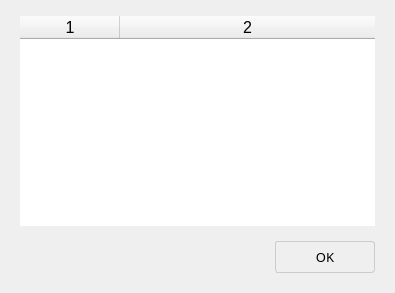
<?xml version="1.0" encoding="UTF-8"?>
<ui version="4.0">
 <class>ErrMesDialog</class>
 <widget class="QDialog" name="ErrMesDialog">
  <property name="geometry">
   <rect>
    <x>0</x>
    <y>0</y>
    <width>395</width>
    <height>293</height>
   </rect>
  </property>
  <property name="font">
   <font>
    <family>Meiryo UI</family>
    <pointsize>12</pointsize>
   </font>
  </property>
  <property name="windowTitle">
   <string>Notification</string>
  </property>
  <layout class="QVBoxLayout" name="verticalLayout">
   <property name="leftMargin">
    <number>20</number>
   </property>
   <property name="topMargin">
    <number>16</number>
   </property>
   <property name="rightMargin">
    <number>20</number>
   </property>
   <item>
    <widget class="QFrame" name="frame">
     <property name="frameShape">
      <enum>QFrame::NoFrame</enum>
     </property>
     <property name="frameShadow">
      <enum>QFrame::Raised</enum>
     </property>
     <layout class="QVBoxLayout" name="verticalLayout_2">
      <property name="spacing">
       <number>0</number>
      </property>
      <property name="leftMargin">
       <number>0</number>
      </property>
      <property name="topMargin">
       <number>0</number>
      </property>
      <property name="rightMargin">
       <number>0</number>
      </property>
      <property name="bottomMargin">
       <number>0</number>
      </property>
      <item>
       <widget class="QTableWidget" name="tableWidget">
        <property name="frameShape">
         <enum>QFrame::NoFrame</enum>
        </property>
        <property name="sizeAdjustPolicy">
         <enum>QAbstractScrollArea::AdjustToContents</enum>
        </property>
        <property name="showGrid">
         <bool>false</bool>
        </property>
        <property name="columnCount">
         <number>2</number>
        </property>
        <attribute name="horizontalHeaderCascadingSectionResizes">
         <bool>true</bool>
        </attribute>
        <attribute name="horizontalHeaderShowSortIndicator" stdset="0">
         <bool>false</bool>
        </attribute>
        <attribute name="horizontalHeaderStretchLastSection">
         <bool>true</bool>
        </attribute>
        <attribute name="verticalHeaderVisible">
         <bool>false</bool>
        </attribute>
        <column/>
        <column/>
       </widget>
      </item>
     </layout>
    </widget>
   </item>
   <item>
    <widget class="QFrame" name="frame_2">
     <property name="sizePolicy">
      <sizepolicy hsizetype="Preferred" vsizetype="Fixed">
       <horstretch>0</horstretch>
       <verstretch>0</verstretch>
      </sizepolicy>
     </property>
     <property name="frameShape">
      <enum>QFrame::NoFrame</enum>
     </property>
     <property name="frameShadow">
      <enum>QFrame::Raised</enum>
     </property>
     <layout class="QHBoxLayout" name="horizontalLayout">
      <property name="rightMargin">
       <number>0</number>
      </property>
      <item>
       <spacer name="horizontalSpacer">
        <property name="orientation">
         <enum>Qt::Horizontal</enum>
        </property>
        <property name="sizeHint" stdset="0">
         <size>
          <width>40</width>
          <height>20</height>
         </size>
        </property>
       </spacer>
      </item>
      <item>
       <widget class="QPushButton" name="OkButton">
        <property name="minimumSize">
         <size>
          <width>100</width>
          <height>32</height>
         </size>
        </property>
        <property name="font">
         <font>
          <family>Yu Gothic</family>
          <pointsize>10</pointsize>
         </font>
        </property>
        <property name="cursor">
         <cursorShape>PointingHandCursor</cursorShape>
        </property>
        <property name="styleSheet">
         <string notr="true">QPushButton
{
	border:1px solid #CCCCCC;
	border-radius:3px;
	color:black;
}
QPushButton:hover
{
	background-color:#E6E6E6;
	border:1px solid #bfbfbf;
	border-radius:3px;
	color:black;
}
QPushButton:pressed
{
	background-color:#DEDEDE;
	border:1px solid #bfbfbf;
	border-radius:3px;
	color:black;
}</string>
        </property>
        <property name="text">
         <string>OK</string>
        </property>
       </widget>
      </item>
     </layout>
    </widget>
   </item>
  </layout>
 </widget>
 <resources/>
 <connections/>
</ui>
